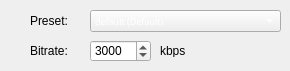
      <widget class="QWidget" name="NVENCTab">
       <property name="autoFillBackground">
        <bool>false</bool>
       </property>
       <attribute name="title">
        <string>NVENC</string>
       </attribute>
       <widget class="QComboBox" name="NVENCPresets">
        <property name="geometry">
         <rect>
          <x>90</x>
          <y>10</y>
          <width>191</width>
          <height>22</height>
         </rect>
        </property>
        <property name="font">
         <font>
          <family>century gothic</family>
          <pointsize>-1</pointsize>
         </font>
        </property>
        <property name="styleSheet">
         <string notr="true">color:#fff; font-size: 9px;</string>
        </property>
        <item>
         <property name="text">
          <string>default (Default)</string>
         </property>
        </item>
        <item>
         <property name="text">
          <string>slow (High quality 2 passes)</string>
         </property>
        </item>
        <item>
         <property name="text">
          <string>medium (High quality 1 pass)</string>
         </property>
        </item>
        <item>
         <property name="text">
          <string>fast (High performance 1 pass)</string>
         </property>
        </item>
        <item>
         <property name="text">
          <string>hp (High performance)</string>
         </property>
        </item>
        <item>
         <property name="text">
          <string>hq (High quality)</string>
         </property>
        </item>
        <item>
         <property name="text">
          <string>bd (Bluray disk)</string>
         </property>
        </item>
        <item>
         <property name="text">
          <string>ll (Low latency)</string>
         </property>
        </item>
        <item>
         <property name="text">
          <string>llhq (Low latency high quality)</string>
         </property>
        </item>
        <item>
         <property name="text">
          <string>llhp (Low latency high performance)</string>
         </property>
        </item>
        <item>
         <property name="text">
          <string>lossless (Lossless)</string>
         </property>
        </item>
        <item>
         <property name="text">
          <string>loslesshp (Lossless high performance)</string>
         </property>
        </item>
       </widget>
       <widget class="QLabel" name="NVENCPLabel">
        <property name="geometry">
         <rect>
          <x>30</x>
          <y>14</y>
          <width>47</width>
          <height>13</height>
         </rect>
        </property>
        <property name="text">
         <string>Preset: </string>
        </property>
       </widget>
       <widget class="QLabel" name="NVENCBLabel">
        <property name="geometry">
         <rect>
          <x>30</x>
          <y>44</y>
          <width>47</width>
          <height>13</height>
         </rect>
        </property>
        <property name="text">
         <string>Bitrate: </string>
        </property>
       </widget>
       <widget class="QSpinBox" name="NVENCVar">
        <property name="geometry">
         <rect>
          <x>90</x>
          <y>40</y>
          <width>61</width>
          <height>22</height>
         </rect>
        </property>
        <property name="styleSheet">
         <string notr="true"/>
        </property>
        <property name="minimum">
         <number>100</number>
        </property>
        <property name="maximum">
         <number>50000</number>
        </property>
        <property name="singleStep">
         <number>100</number>
        </property>
        <property name="value">
         <number>3000</number>
        </property>
        <property name="displayIntegerBase">
         <number>10</number>
        </property>
       </widget>
       <widget class="QLabel" name="NVENCUnit">
        <property name="geometry">
         <rect>
          <x>160</x>
          <y>44</y>
          <width>47</width>
          <height>13</height>
         </rect>
        </property>
        <property name="text">
         <string>kbps</string>
        </property>
       </widget>
      </widget>
